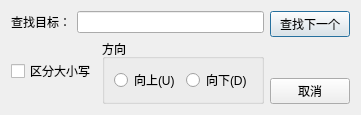
<?xml version="1.0" encoding="UTF-8"?>
<ui version="4.0">
 <class>SearchDialog</class>
 <widget class="QDialog" name="SearchDialog">
  <property name="geometry">
   <rect>
    <x>0</x>
    <y>0</y>
    <width>263</width>
    <height>84</height>
   </rect>
  </property>
  <property name="windowTitle">
   <string>查找</string>
  </property>
  <layout class="QHBoxLayout" name="horizontalLayout_3">
   <item>
    <layout class="QVBoxLayout" name="verticalLayout_2">
     <item>
      <layout class="QHBoxLayout" name="horizontalLayout">
       <item>
        <widget class="QLabel" name="label">
         <property name="text">
          <string>查找目标：</string>
         </property>
        </widget>
       </item>
       <item>
        <widget class="QLineEdit" name="lineEdit"/>
       </item>
      </layout>
     </item>
     <item>
      <layout class="QHBoxLayout" name="horizontalLayout_4">
       <item>
        <widget class="QCheckBox" name="checkBox">
         <property name="text">
          <string>区分大小写</string>
         </property>
        </widget>
       </item>
       <item>
        <widget class="QGroupBox" name="groupBox">
         <property name="title">
          <string>方向</string>
         </property>
         <layout class="QHBoxLayout" name="horizontalLayout_5">
          <item>
           <layout class="QHBoxLayout" name="horizontalLayout_2">
            <item>
             <widget class="QRadioButton" name="rbUp">
              <property name="text">
               <string>向上(U)</string>
              </property>
             </widget>
            </item>
            <item>
             <widget class="QRadioButton" name="rbDown">
              <property name="text">
               <string>向下(D)</string>
              </property>
             </widget>
            </item>
           </layout>
          </item>
         </layout>
        </widget>
       </item>
      </layout>
     </item>
    </layout>
   </item>
   <item>
    <layout class="QVBoxLayout" name="verticalLayout">
     <item>
      <widget class="QPushButton" name="btFindNext">
       <property name="text">
        <string>查找下一个</string>
       </property>
      </widget>
     </item>
     <item>
      <spacer name="verticalSpacer">
       <property name="orientation">
        <enum>Qt::Orientation::Vertical</enum>
       </property>
       <property name="sizeHint" stdset="0">
        <size>
         <width>20</width>
         <height>40</height>
        </size>
       </property>
      </spacer>
     </item>
     <item>
      <widget class="QPushButton" name="btCancel">
       <property name="text">
        <string>取消</string>
       </property>
      </widget>
     </item>
    </layout>
   </item>
  </layout>
 </widget>
 <resources/>
 <connections/>
</ui>
